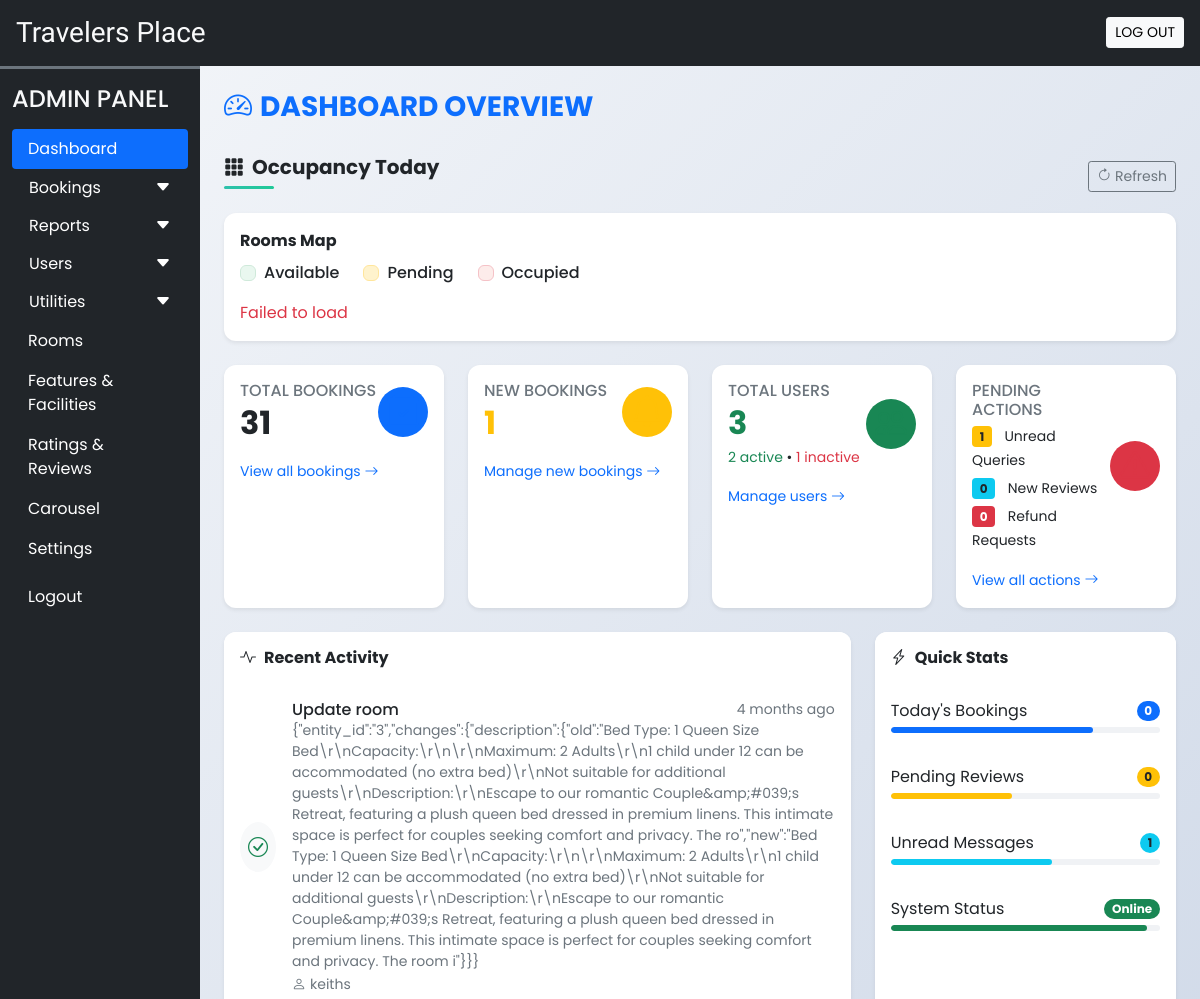
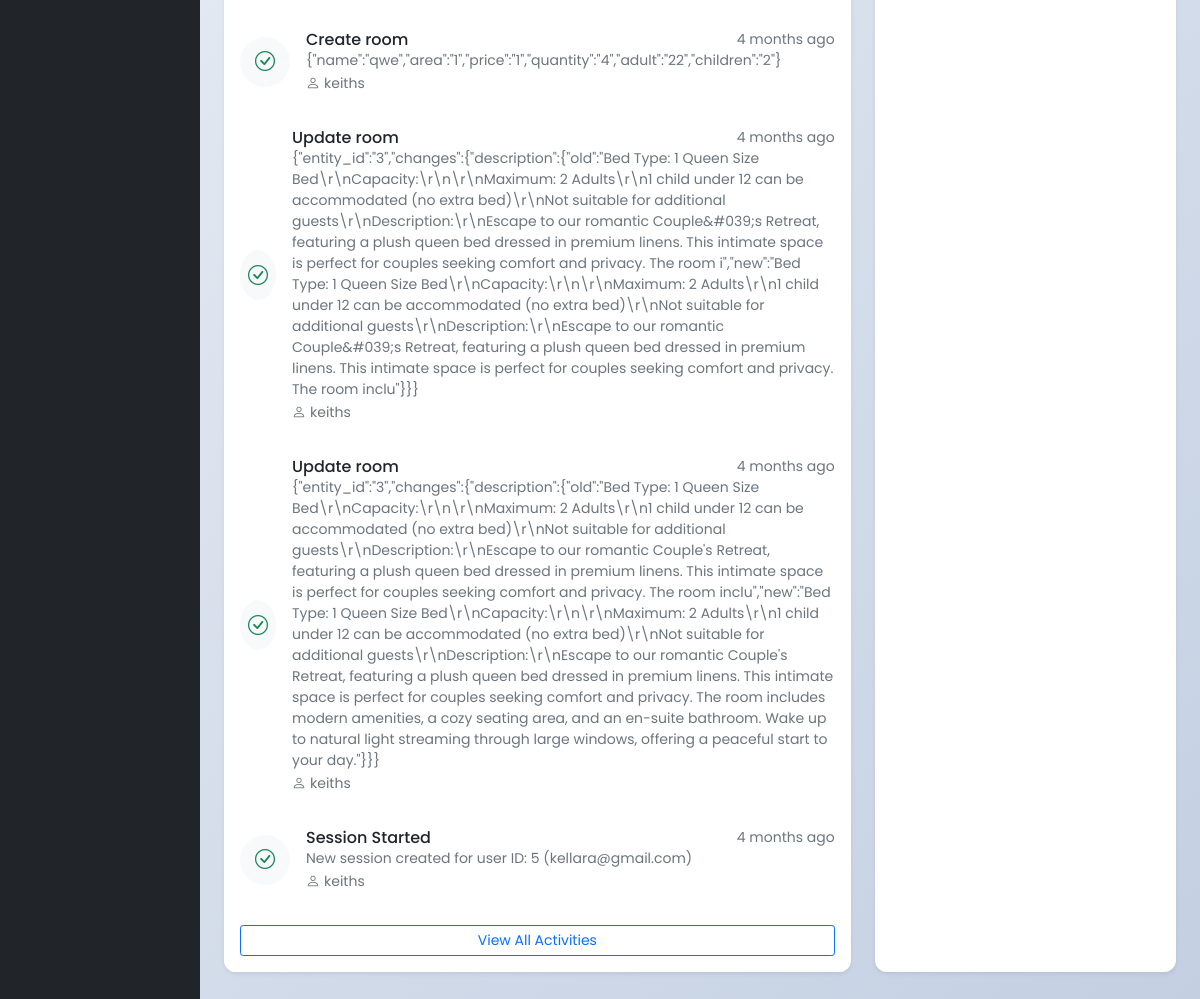
The app's page /admin/dashboard.php (signed in), older data (2 pictures, top to bottom).
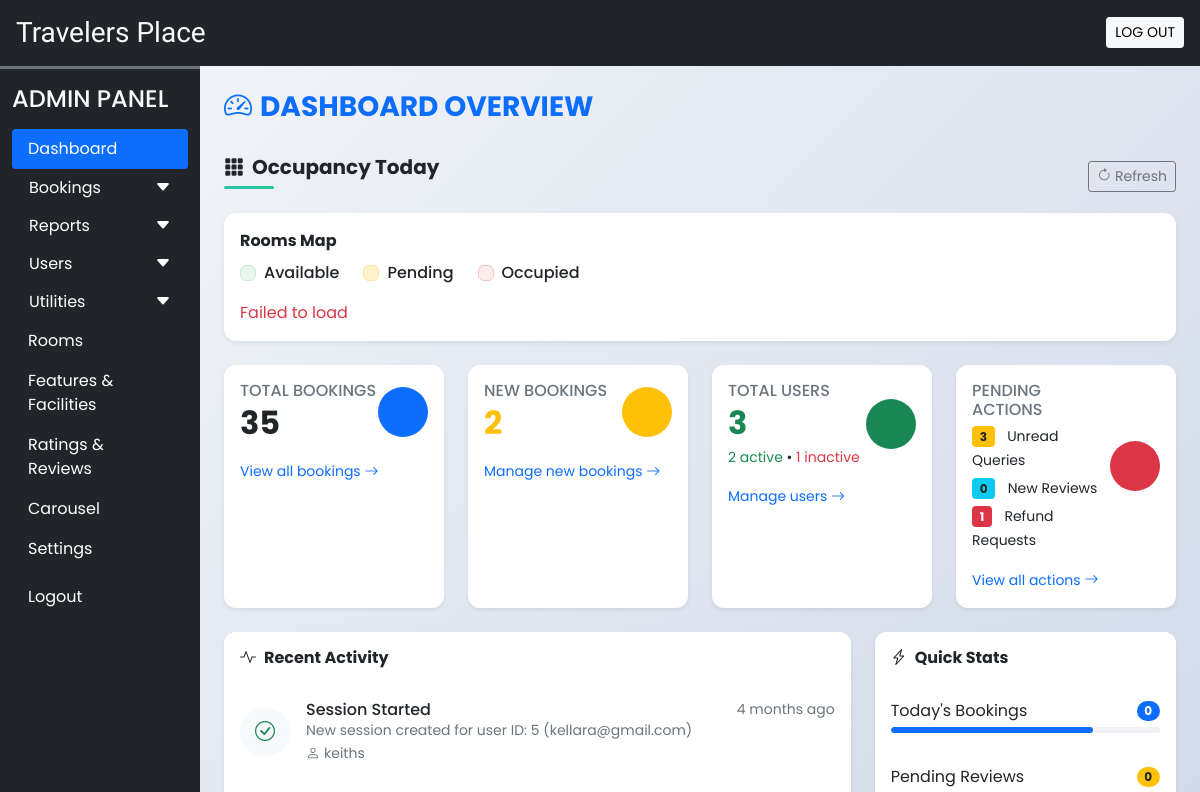
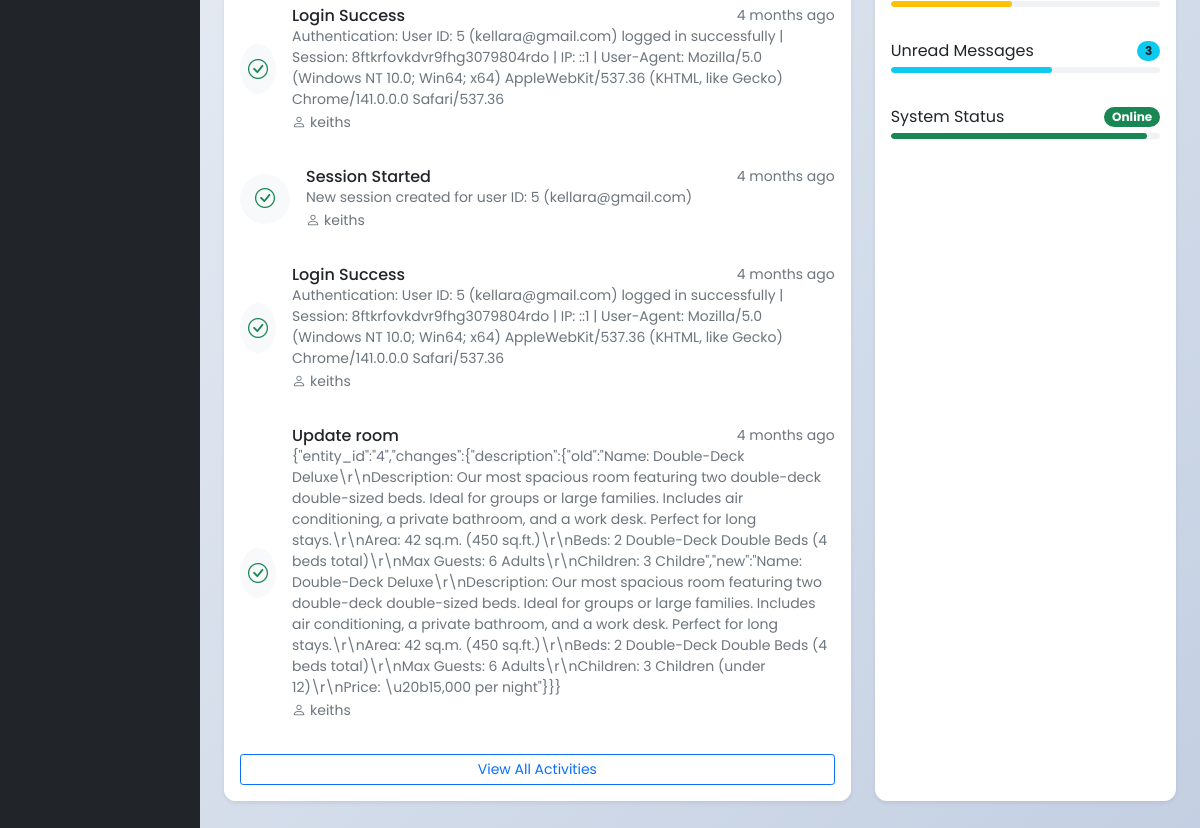
The same page, newer data (2 pictures, top to bottom).
### tables this page shows
CREATE TABLE `activity_logs` (
  `id` int(11) NOT NULL AUTO_INCREMENT,
  `user_id` int(11) DEFAULT NULL,
  `user_name` varchar(100) NOT NULL,
  `action` varchar(100) NOT NULL,
  `details` text DEFAULT NULL,
  `ip_address` varchar(45) DEFAULT NULL,
  `user_agent` text DEFAULT NULL,
  `created_at` timestamp NOT NULL DEFAULT current_timestamp(),
  PRIMARY KEY (`id`),
  KEY `idx_user_id` (`user_id`),
  KEY `idx_created_at` (`created_at`)
);

### admin/dashboard.php (the view, shortened to what the changed rows need)
<!DOCTYPE html>
<html lang="en">
<head>
  <?php require('inc/links.php'); ?>
</head>
<body class="bg-light">
  <?php
    function time_elapsed_string($datetime, $full = false) {
        $now = new DateTime;
        $ago = new DateTime($datetime);
        $diff = $now->diff($ago);
        $string = [
            'y' => 'year',
            'm' => 'month',
            'd' => 'day',
            'h' => 'hour',
            'i' => 'minute',
            's' => 'second',
        ];
        foreach ($string as $k => &$v) {
            if ($diff->$k) {
                $v = $diff->$k . ' ' . $v . ($diff->$k > 1 ? 's' : '');
            } else {
                unset($string[$k]);
            }
        }
        if (!$full) $string = array_slice($string, 0, 1);
        return $string ? implode(', ', $string) . ' ago' : 'just now';
    }
    $current_bookings = mysqli_fetch_assoc(mysqli_query($con,"SELECT
      COUNT(CASE WHEN booking_status='booked' AND arrival=0 THEN 1 END) AS `new_bookings`,
      COUNT(CASE WHEN booking_status='cancelled' AND refund=0 THEN 1 END) AS `refund_bookings`
      FROM `booking_order`"));
    $unread_queries = mysqli_fetch_assoc(mysqli_query($con,"SELECT COUNT(sr_no) AS `count`
      FROM `user_queries` WHERE `seen`=0"));
    $current_users = mysqli_fetch_assoc(mysqli_query($con,"SELECT
      COUNT(id) AS `total`,
      COUNT(CASE WHEN `status`=1 THEN 1 END) AS `active`,
      COUNT(CASE WHEN `status`=0 THEN 1 END) AS `inactive`,
      COUNT(CASE WHEN `is_verified`=0 THEN 1 END) AS `unverified`
      FROM `user_cred`"));
  ?>
  <div class="container-fluid" id="main-content">
    <div class="row">
      <div class="col-lg-10 ms-auto p-4 overflow-hidden">
        <div class="row g-4 mb-4">
          <div class="col-xl-3 col-md-6">
            <div class="card border-0 shadow-sm h-100">
              <div class="card-body">
                <div class="d-flex justify-content-between align-items-center">
                  <div>
                    <h6 class="text-uppercase text-muted mb-1">Total Bookings</h6>
                    <h2 class="mb-0 fw-bold"><?php
                      $total_bookings = mysqli_fetch_assoc(mysqli_query($con,"SELECT COUNT(*) as count FROM `booking_order`"));
                      echo $total_bookings['count'];
                    ?></h2>
                  </div>
                </div>
              </div>
            </div>
          </div>
          <div class="col-xl-3 col-md-6">
            <div class="card border-0 shadow-sm h-100">
              <div class="card-body">
                <div class="d-flex justify-content-between align-items-center">
                  <div>
                    <h6 class="text-uppercase text-muted mb-1">New Bookings</h6>
                    <h2 class="mb-0 fw-bold text-warning"><?php echo $current_bookings['new_bookings']; ?></h2>
                  </div>
                </div>
              </div>
            </div>
          </div>
          <div class="col-xl-3 col-md-6">
            <div class="card border-0 shadow-sm h-100">
              <div class="card-body">
                <div class="d-flex justify-content-between align-items-center">
                  <div>
                    <h2 class="mb-0 fw-bold text-success"><?php echo $current_users['total']; ?></h2>
                  </div>
                </div>
              </div>
            </div>
          </div>
          <div class="col-xl-3 col-md-6">
            <div class="card border-0 shadow-sm h-100">
              <div class="card-body">
                <div class="d-flex justify-content-between align-items-center">
                  <div>
                    <div class="d-flex flex-column">
                      <div class="mb-1">
                        <span class="badge bg-warning text-dark me-2"><?php echo $unread_queries['count']; ?></span>
                        <span class="small">Unread Queries</span>
                      </div>
                      <div>
                        <span class="badge bg-danger me-2"><?php echo $current_bookings['refund_bookings']; ?></span>
                        <span class="small">Refund Requests</span>
                      </div>
                    </div>
                  </div>
                </div>
              </div>
            </div>
          </div>
        </div>
        <div class="row g-4 mb-4">
          <div class="col-lg-8">
            <div class="card border-0 shadow-sm h-100">
              <div class="card-body p-0">
                <?php
                $recent_activities = [];
                $recent_activities_query = mysqli_query($con, "SELECT * FROM `activity_logs` ORDER BY `created_at` DESC LIMIT 5");
                if($recent_activities_query) {
                    while($row = mysqli_fetch_assoc($recent_activities_query)) {
                        $recent_activities[] = $row;
                    }
                }
                if(!empty($recent_activities)):
                  echo '<div class="list-group list-group-flush">';
                  foreach($recent_activities as $activity) {
                    $time_ago = time_elapsed_string($activity['created_at']);
                    $icon = strpos($activity['action'], 'Failed') !== false ? 'text-danger bi-x-circle' : 'text-success bi-check-circle';
                    echo "
                    <div class='list-group-item border-0 py-3'>
                      <div class='d-flex align-items-center'>
                        <div class='icon-shape bg-light rounded-circle p-2 me-3'>
                          <i class='bi $icon fs-5'></i>
                        </div>
                        <div class='flex-grow-1'>
                          <div class='d-flex justify-content-between align-items-center'>
                            <h6 class='mb-0'>{$activity['action']}</h6>
                            <small class='text-muted'>{$time_ago}</small>
                          </div>
                          <p class='mb-0 small text-muted'>{$activity['details']}</p>
                          <small class='text-muted'><i class='bi bi-person me-1'></i>{$activity['user_name']}</small>
                        </div>
                      </div>
                    </div>";
                  }
                  echo '</div>';
                endif;
                ?>
              </div>
            </div>
          </div>
          <div class="col-lg-4">
            <div class="card border-0 shadow-sm h-100">
              <div class="card-body p-0">
                <div class="list-group list-group-flush">
                  <?php
                  $unread_messages = mysqli_fetch_assoc(mysqli_query($con, "
                    SELECT COUNT(*) as count FROM `user_queries`
                    WHERE `seen` = 0"));
                  ?>
                  <div class='list-group-item border-0 py-3'>
                    <div class='d-flex justify-content-between align-items-center mb-1'>
                      <span class='fw-medium'>Unread Messages</span>
                      <span class='badge bg-info text-dark rounded-pill'><?php echo $unread_messages['count']; ?></span>
                    </div>
                  </div>
                </div>
              </div>
            </div>
          </div>
        </div>
      </div>
    </div>
  </div>
</body>
</html>

Row changes from the older to the newer data that the page shows:
no longer on this page (row unchanged): activity_logs: action "Update room", created_at "4 months ago", details "{\"entity_id\":\"3\",\"changes\":{\"description\":{\"old\":\"Bed Type: 1 Queen Size Bed\\r\\nCapacity:\\r\\n\\r\\nMaximum: 2 Adults\\r\\n1 child under 12 can be accommodated (no extra bed)\\r\\nNot suitable for additional guests\\r\\nDescription:\\r\\nEscape to our romantic Couple&amp;#039;s Retreat, featuring a plush queen bed dressed in premium linens. This intimate space is perfect for couples seeking comfort and privacy. The ro\",\"new\":\"Bed Type: 1 Queen Size Bed\\r\\nCapacity:\\r\\n\\r\\nMaximum: 2 Adults\\r\\n1 child under 12 can be accommodated (no extra bed)\\r\\nNot suitable for additional guests\\r\\nDescription:\\r\\nEscape to our romantic Couple&amp;#039;s Retreat, featuring a plush queen bed dressed in premium…", user_name "keiths"
no longer on this page (row unchanged): activity_logs: action "Create room", created_at "4 months ago", details "{\"name\":\"qwe\",\"area\":\"1\",\"price\":\"1\",\"quantity\":\"4\",\"adult\":\"22\",\"children\":\"2\"}", user_name "keiths"
no longer on this page (row unchanged): activity_logs: action "Update room", created_at "4 months ago", details "{\"entity_id\":\"3\",\"changes\":{\"description\":{\"old\":\"Bed Type: 1 Queen Size Bed\\r\\nCapacity:\\r\\n\\r\\nMaximum: 2 Adults\\r\\n1 child under 12 can be accommodated (no extra bed)\\r\\nNot suitable for additional guests\\r\\nDescription:\\r\\nEscape to our romantic Couple&#039;s Retreat, featuring a plush queen bed dressed in premium linens. This intimate space is perfect for couples seeking comfort and privacy. The room i\",\"new\":\"Bed Type: 1 Queen Size Bed\\r\\nCapacity:\\r\\n\\r\\nMaximum: 2 Adults\\r\\n1 child under 12 can be accommodated (no extra bed)\\r\\nNot suitable for additional guests\\r\\nDescription:\\r\\nEscape to our romantic Couple&#039;s Retreat, featuring a plush queen bed dressed in premium linens.…", user_name "keiths"
no longer on this page (row unchanged): activity_logs: action "Update room", created_at "4 months ago", details "{\"entity_id\":\"3\",\"changes\":{\"description\":{\"old\":\"Bed Type: 1 Queen Size Bed\\r\\nCapacity:\\r\\n\\r\\nMaximum: 2 Adults\\r\\n1 child under 12 can be accommodated (no extra bed)\\r\\nNot suitable for additional guests\\r\\nDescription:\\r\\nEscape to our romantic Couple's Retreat, featuring a plush queen bed dressed in premium linens. This intimate space is perfect for couples seeking comfort and privacy. The room inclu\",\"new\":\"Bed Type: 1 Queen Size Bed\\r\\nCapacity:\\r\\n\\r\\nMaximum: 2 Adults\\r\\n1 child under 12 can be accommodated (no extra bed)\\r\\nNot suitable for additional guests\\r\\nDescription:\\r\\nEscape to our romantic Couple's Retreat, featuring a plush queen bed dressed in premium linens. This…", user_name "keiths"
added activity_logs: action "Login Success", created_at "4 months ago", details "Authentication: User ID: 5 (kellara@gmail.com) logged in successfully | Session: 8ftkrfovkdvr9fhg3079804rdo | IP: ::1 | User-Agent: Mozilla/5.0 (Windows NT 10.0; Win64; x64) AppleWebKit/537.36 (KHTML, like Gecko) Chrome/141.0.0.0 Safari/537.36", user_name "keiths"
added activity_logs: action "Session Started", created_at "4 months ago", details "New session created for user ID: 5 (kellara@gmail.com)", user_name "keiths"
added activity_logs: action "Login Success", created_at "4 months ago", details "Authentication: User ID: 5 (kellara@gmail.com) logged in successfully | Session: 8ftkrfovkdvr9fhg3079804rdo | IP: ::1 | User-Agent: Mozilla/5.0 (Windows NT 10.0; Win64; x64) AppleWebKit/537.36 (KHTML, like Gecko) Chrome/141.0.0.0 Safari/537.36", user_name "keiths"
added activity_logs: action "Update room", created_at "4 months ago", details "{\"entity_id\":\"4\",\"changes\":{\"description\":{\"old\":\"Name: Double-Deck Deluxe\\r\\nDescription: Our most spacious room featuring two double-deck double-sized beds. Ideal for groups or large families. Includes air conditioning, a private bathroom, and a work desk. Perfect for long stays.\\r\\nArea: 42 sq.m. (450 sq.ft.)\\r\\nBeds: 2 Double-Deck Double Beds (4 beds total)\\r\\nMax Guests: 6 Adults\\r\\nChildren: 3 Childre\",\"new\":\"Name: Double-Deck Deluxe\\r\\nDescription: Our most spacious room featuring two double-deck double-sized beds. Ideal for groups or large families. Includes air conditioning, a private bathroom, and a work desk. Perfect for long stays.\\r\\nArea: 42 sq.m. (450 sq.ft.)\\r\\nBeds: 2…", user_name "keiths"
Text that changed along with them:
$total_bookings['count']: "31" → "35"
$current_bookings['new_bookings']: "1" → "2"
$unread_queries['count']: "1" → "3"
$current_bookings['refund_bookings']: "0" → "1"
$unread_messages['count']: "1" → "3"
